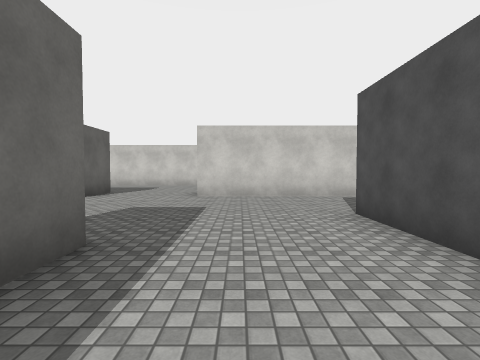
View 1 (above)

24 first-person views from a walk through a Unity game level. The camera is 1.5 m above the floor, tilts 2° down and sees 85° across. The floor is counted in squares, 2 m on a side. Each view is taken from the middle of a square. On the plan, view 1 faces up. The plan holds only what a view shows up to about 9 squares ahead; the rest is blank. The player is left out. Surface patterns are stand-ins for the level's own textures.

View 2
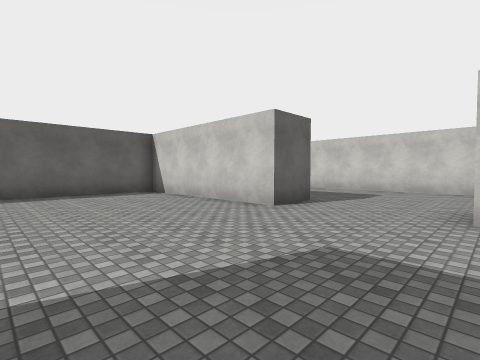

View 3
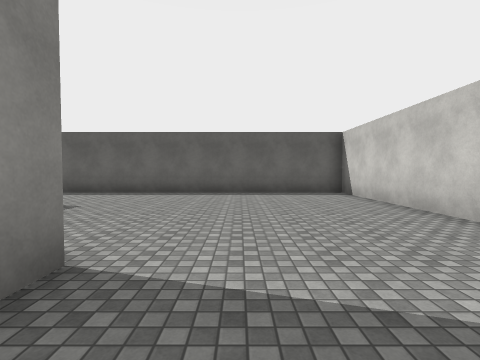

View 4
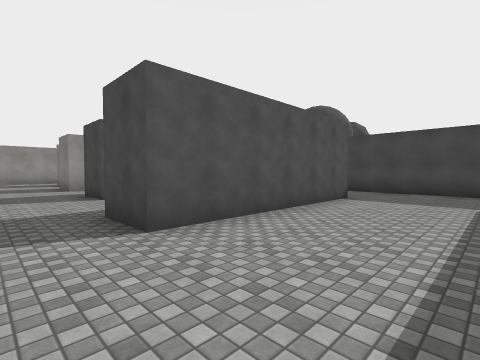

View 5
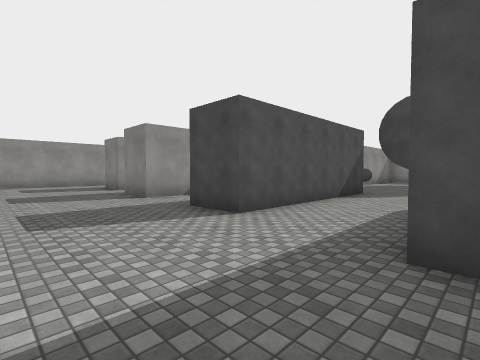

View 6
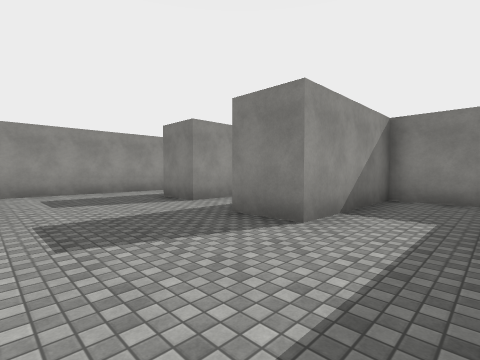

View 7
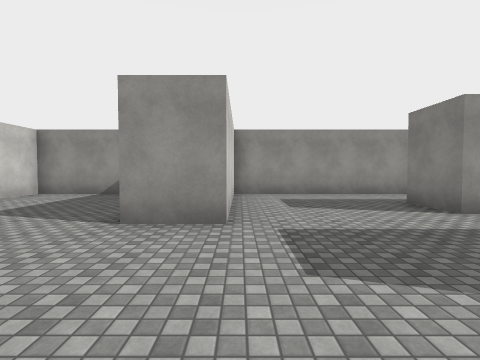

View 8
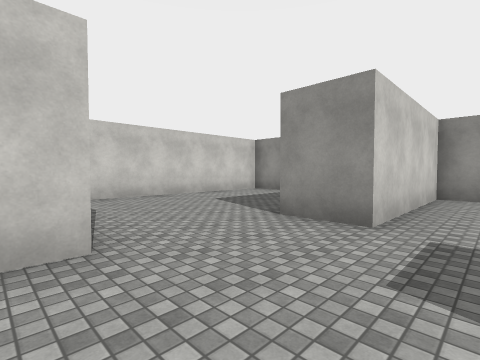

View 9
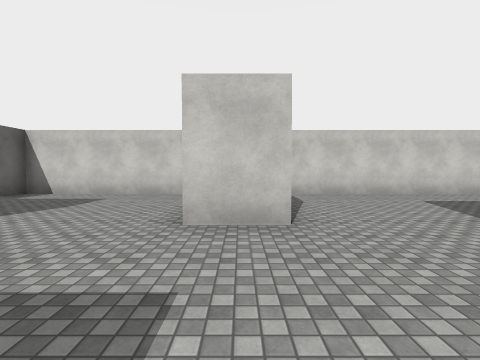

View 10
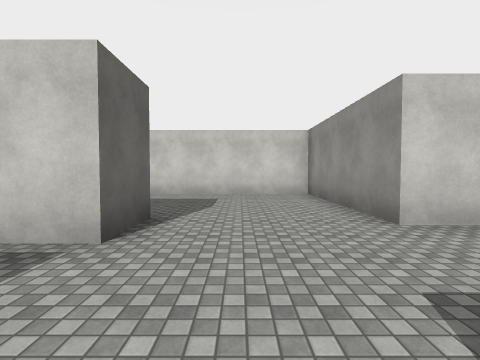

View 11
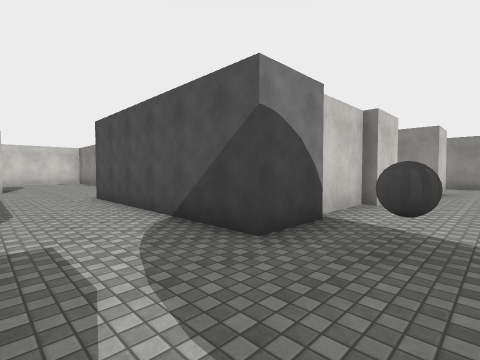

View 12
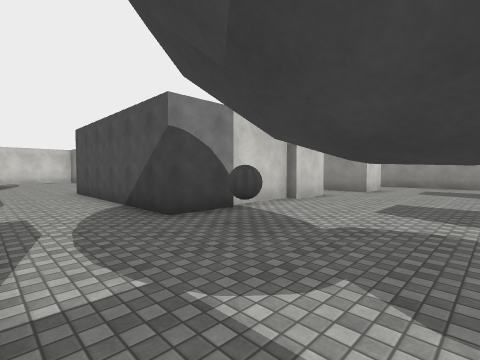

View 13
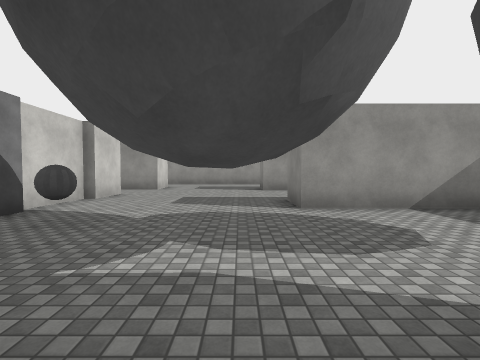

View 14
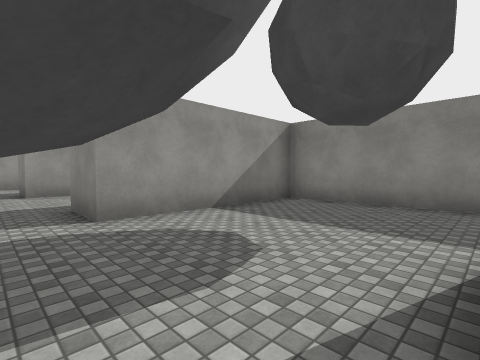

View 15
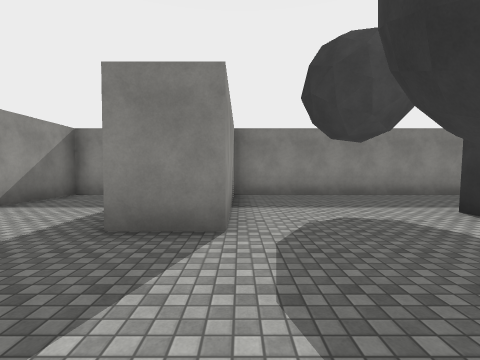

View 16
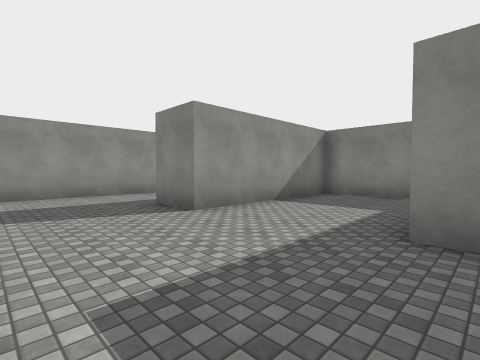

View 17
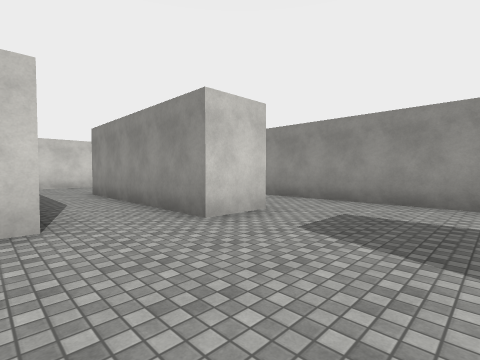

View 18
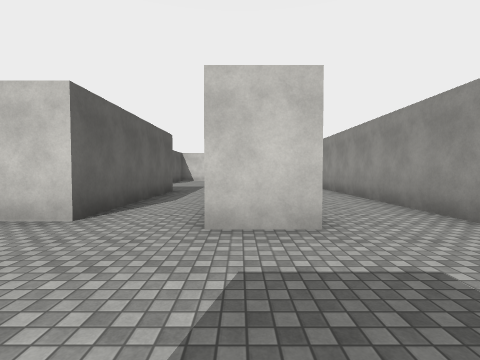

View 19
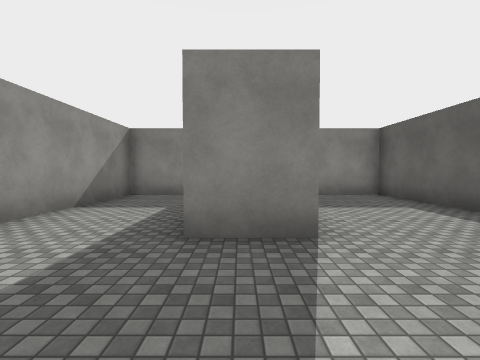

View 20
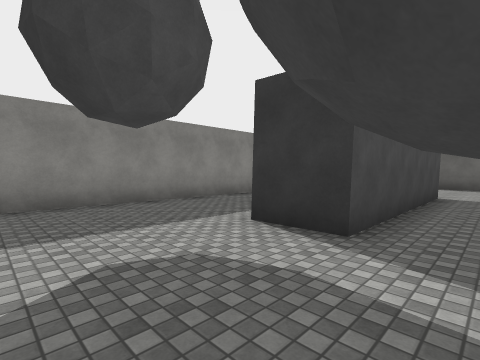

View 21
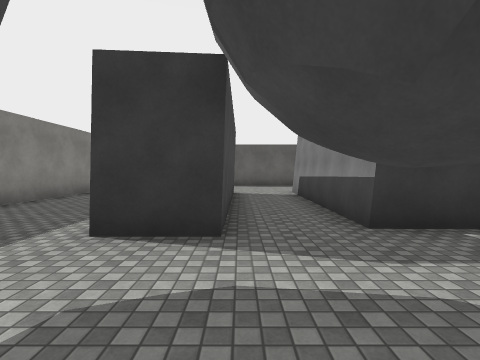

View 22
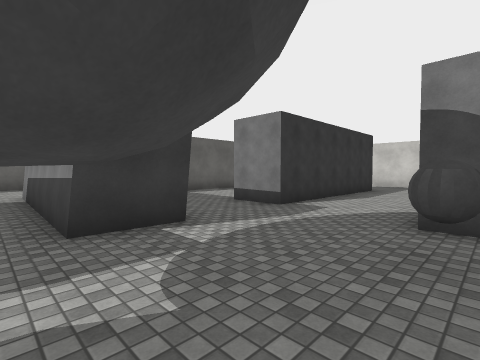

View 23
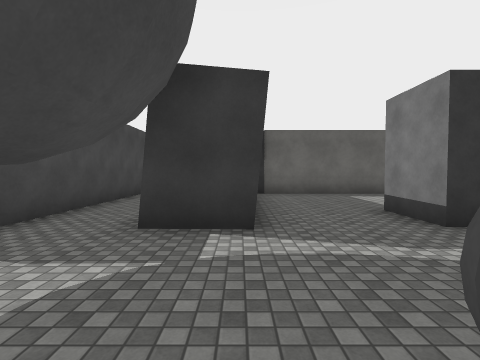

View 24
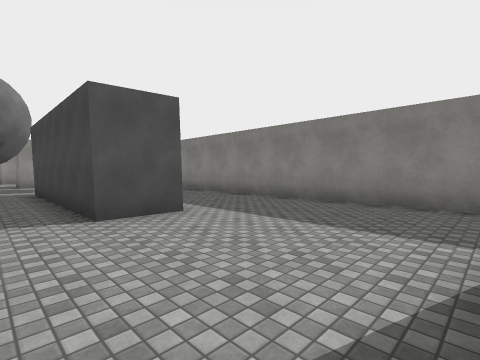

### Floor plan
Points are (right, up) in squares from view 1. A wall is a line through its corners. A room is listed if a view was taken in it or the views show most of it. See-through windows are left out.
Room 1 (views 1, 2, 3, 4, 5, 6, 7, 8, 9, 10, 11, 12, 13, 14, 15, 16, 17, 18, 19, 20, 21, 22, 23, 24)
walls: (3.5, 3.4) (3.5, -1.2) (2, -1.2) (2, 4.6) (3.6, 4.6); (3.7, -3.7) (3.6, -5.3) (-2.3, -5.1); (8.2, -0.3) (10, -0.3) (10, 3.7) (11.5, 3.7); (7.9, -2.1) (6.3, -2.1) (6.3, 3.7) (7.8, 3.7); (-0.6, -3.7) (2, -3.8); (-1.5, 2.6) (-1.5, -3.5); (-3.1, 2.6) (-2.5, 2.6); (11.5, 3) (11.5, -2.1) (10, -2.1) (10, -1.8) (8, -1.8); (4.6, 9.2) (4.6, 7.7) (-1.4, 7.7); (9.7, -8.6) (9.7, -12.2) (13.1, -12.2) (13.1, -6.9) (14.6, -6.9); (9.7, 8.6) (8.2, 8.6) (8.2, 13.5) (2.1, 13.5) (2.1, 12.5); (-1.8, -8.7) (-1.8, -7.2) (4, -7.2) (4, -8.7); (15.1, -2.7) (13.5, -2.7) (13.5, 3.1) (15.1, 3.1); (-4.4, 9) (-4.4, 7.5) (-10, 7.5) (-10, -2.1); (-1.5, 13.5) (-3.3, 13.5); (-5.8, -12.2) (8.2, -12.2) (8.2, -7.2) (9.8, -7.2); (15.7, -12.2) (17.4, -12.2) (17.4, 7.2) (12.7, 7.2) (12.7, 8.7); (17.4, 10.7) (17.4, 13.5) (10.6, 13.5)
objects: grey ball (7, -3)

Where each view was taken, in squares from view 1:
view 1: 0 up, 0 right, facing up
view 2: 3 up, 1 left, facing up-left
view 3: 4 up, 1 left, facing left
view 4: 6 up, 1 left, facing down-right
view 5: 7 up, 3 right, facing down-right
view 6: 7 up, 8 right, facing down-right
view 7: 7 up, 9 right, facing right
view 8: 6 up, 9 right, facing up-right
view 9: 5 up, 9 right, facing up
view 10: 5 up, 6 right, facing up
view 11: 4 down, 4 right, facing up-right
view 12: 6 down, 4 right, facing up-right
view 13: 6 down, 3 right, facing right
view 14: 6 down, 4 right, facing down-right
view 15: 4 down, 8 right, facing down
view 16: 4 down, 9 right, facing down-right
view 17: 6 down, 11 right, facing up-right
view 18: 6 down, 14 right, facing up
view 19: 4 down, 14 right, facing down
view 20: 6 down, 7 right, facing down-left
view 21: 7 down, 7 right, facing left
view 22: 6 down, 7 right, facing up-left
view 23: 4 down, 7 right, facing left
view 24: 6 down, 6 left, facing down-right
